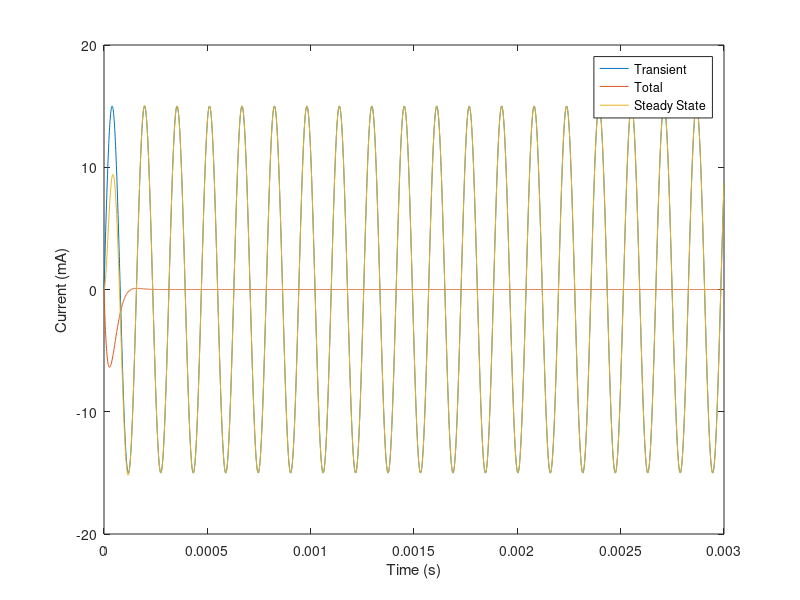

Reproduce this figure in MATLAB.
t = [0:0.000001:0.003];

iss = 15*sin(40000*t);

it = -25*exp(-32000*t).*sin(24000*t);

il = iss + it;

plot(t, iss)
xlabel("Time (s)")
ylabel("Current (mA)")
hold on
plot(t, it)
plot(t,il)
legend("Transient", "Total", "Steady State")
